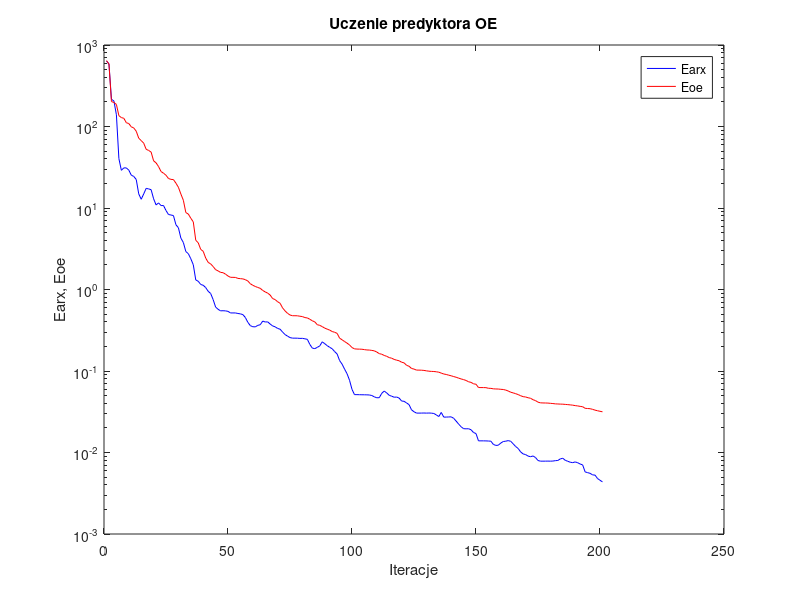
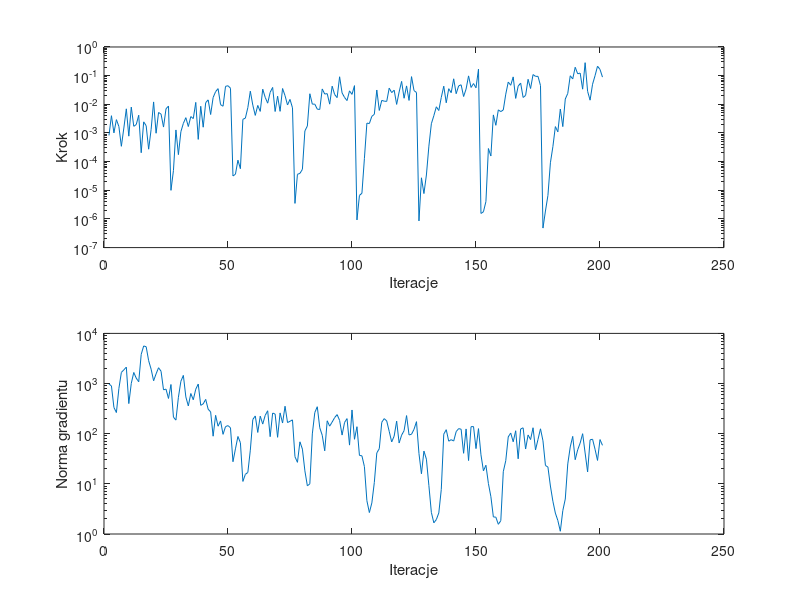

Write MATLAB code to recreate these figures, in order.
%uczenie predyktora oe
clear all;
n=0; farx(n+1)=6.364610e+002; foe(n+1)=6.430661e+002; wspucz(n+1)=0.000000e+000; ng(n+1)=0.000000e+000;
%odnowa zmiennej metryki
n=1; farx(n+1)=5.849449e+002; foe(n+1)=5.852456e+002; krok(n+1)=8.216032e-004; ng(n+1)=9.808218e+002;
n=2; farx(n+1)=2.161027e+002; foe(n+1)=2.024214e+002; krok(n+1)=4.001696e-003; ng(n+1)=8.946485e+002;
n=3; farx(n+1)=2.054505e+002; foe(n+1)=1.971544e+002; krok(n+1)=1.006709e-003; ng(n+1)=3.333259e+002;
n=4; farx(n+1)=1.393802e+002; foe(n+1)=1.865168e+002; krok(n+1)=2.914669e-003; ng(n+1)=2.642298e+002;
n=5; farx(n+1)=4.040266e+001; foe(n+1)=1.357484e+002; krok(n+1)=1.682049e-003; ng(n+1)=7.969170e+002;
n=6; farx(n+1)=2.900360e+001; foe(n+1)=1.287145e+002; krok(n+1)=3.423805e-004; ng(n+1)=1.666575e+003;
n=7; farx(n+1)=3.105877e+001; foe(n+1)=1.259767e+002; krok(n+1)=1.486486e-003; ng(n+1)=1.873962e+003;
n=8; farx(n+1)=3.103987e+001; foe(n+1)=1.113260e+002; krok(n+1)=6.947618e-003; ng(n+1)=2.126122e+003;
n=9; farx(n+1)=2.915632e+001; foe(n+1)=1.086944e+002; krok(n+1)=7.740461e-004; ng(n+1)=3.985887e+002;
n=10; farx(n+1)=2.527367e+001; foe(n+1)=9.914259e+001; krok(n+1)=7.981571e-003; ng(n+1)=1.007793e+003;
n=11; farx(n+1)=2.440251e+001; foe(n+1)=9.596292e+001; krok(n+1)=1.709568e-003; ng(n+1)=1.663643e+003;
n=12; farx(n+1)=2.237359e+001; foe(n+1)=8.749811e+001; krok(n+1)=1.960186e-003; ng(n+1)=1.280839e+003;
n=13; farx(n+1)=1.491661e+001; foe(n+1)=7.194516e+001; krok(n+1)=4.162174e-003; ng(n+1)=1.085545e+003;
n=14; farx(n+1)=1.280050e+001; foe(n+1)=6.716548e+001; krok(n+1)=2.044712e-004; ng(n+1)=3.814361e+003;
n=15; farx(n+1)=1.486652e+001; foe(n+1)=6.252769e+001; krok(n+1)=2.439824e-003; ng(n+1)=5.618370e+003;
n=16; farx(n+1)=1.741814e+001; foe(n+1)=5.251592e+001; krok(n+1)=1.790661e-003; ng(n+1)=5.420173e+003;
n=17; farx(n+1)=1.715229e+001; foe(n+1)=5.084932e+001; krok(n+1)=2.713300e-004; ng(n+1)=2.857975e+003;
n=18; farx(n+1)=1.677098e+001; foe(n+1)=4.854592e+001; krok(n+1)=1.339301e-003; ng(n+1)=1.932306e+003;
n=19; farx(n+1)=1.297110e+001; foe(n+1)=3.791133e+001; krok(n+1)=1.210728e-002; ng(n+1)=1.136212e+003;
n=20; farx(n+1)=1.090329e+001; foe(n+1)=3.580390e+001; krok(n+1)=9.781284e-004; ng(n+1)=1.561041e+003;
n=21; farx(n+1)=1.155291e+001; foe(n+1)=3.221141e+001; krok(n+1)=5.186798e-003; ng(n+1)=2.067107e+003;
n=22; farx(n+1)=1.071303e+001; foe(n+1)=2.800662e+001; krok(n+1)=4.550450e-003; ng(n+1)=1.761756e+003;
n=23; farx(n+1)=1.072249e+001; foe(n+1)=2.673226e+001; krok(n+1)=1.607136e-003; ng(n+1)=7.496250e+002;
n=24; farx(n+1)=9.313465e+000; foe(n+1)=2.522286e+001; krok(n+1)=6.970444e-003; ng(n+1)=7.741314e+002;
n=25; farx(n+1)=8.322077e+000; foe(n+1)=2.300600e+001; krok(n+1)=8.669283e-003; ng(n+1)=5.044035e+002;
%odnowa zmiennej metryki
n=26; farx(n+1)=8.203910e+000; foe(n+1)=2.245589e+001; krok(n+1)=9.952471e-006; ng(n+1)=9.573861e+002;
n=27; farx(n+1)=8.075982e+000; foe(n+1)=2.232399e+001; krok(n+1)=4.888219e-005; ng(n+1)=2.139238e+002;
n=28; farx(n+1)=6.231973e+000; foe(n+1)=2.016595e+001; krok(n+1)=1.274309e-003; ng(n+1)=1.867432e+002;
n=29; farx(n+1)=5.724789e+000; foe(n+1)=1.796587e+001; krok(n+1)=1.752601e-004; ng(n+1)=5.327180e+002;
n=30; farx(n+1)=4.267717e+000; foe(n+1)=1.483039e+001; krok(n+1)=1.110010e-003; ng(n+1)=1.110041e+003;
n=31; farx(n+1)=3.771320e+000; foe(n+1)=1.244118e+001; krok(n+1)=2.162140e-003; ng(n+1)=1.454339e+003;
n=32; farx(n+1)=2.918867e+000; foe(n+1)=8.782901e+000; krok(n+1)=3.416071e-003; ng(n+1)=5.412585e+002;
n=33; farx(n+1)=2.752187e+000; foe(n+1)=8.431489e+000; krok(n+1)=1.675019e-003; ng(n+1)=3.580374e+002;
n=34; farx(n+1)=2.384720e+000; foe(n+1)=7.490112e+000; krok(n+1)=3.722051e-003; ng(n+1)=6.328866e+002;
n=35; farx(n+1)=2.013453e+000; foe(n+1)=6.755930e+000; krok(n+1)=3.176507e-003; ng(n+1)=4.751670e+002;
n=36; farx(n+1)=1.309671e+000; foe(n+1)=4.018744e+000; krok(n+1)=1.165911e-002; ng(n+1)=7.717298e+002;
n=37; farx(n+1)=1.262073e+000; foe(n+1)=3.736959e+000; krok(n+1)=5.970040e-004; ng(n+1)=9.775504e+002;
n=38; farx(n+1)=1.152312e+000; foe(n+1)=3.106199e+000; krok(n+1)=8.533243e-003; ng(n+1)=3.678776e+002;
n=39; farx(n+1)=1.126880e+000; foe(n+1)=2.944118e+000; krok(n+1)=1.588254e-003; ng(n+1)=3.932114e+002;
n=40; farx(n+1)=1.056512e+000; foe(n+1)=2.434687e+000; krok(n+1)=1.142218e-002; ng(n+1)=4.838688e+002;
n=41; farx(n+1)=9.509931e-001; foe(n+1)=2.151342e+000; krok(n+1)=1.427439e-002; ng(n+1)=3.076266e+002;
n=42; farx(n+1)=8.942219e-001; foe(n+1)=2.062940e+000; krok(n+1)=4.403244e-003; ng(n+1)=2.721204e+002;
n=43; farx(n+1)=7.529530e-001; foe(n+1)=1.914917e+000; krok(n+1)=1.725161e-002; ng(n+1)=8.916390e+001;
n=44; farx(n+1)=6.092124e-001; foe(n+1)=1.751918e+000; krok(n+1)=2.762153e-002; ng(n+1)=2.324021e+002;
n=45; farx(n+1)=5.715928e-001; foe(n+1)=1.691763e+000; krok(n+1)=3.519888e-002; ng(n+1)=1.409598e+002;
n=46; farx(n+1)=5.473292e-001; foe(n+1)=1.621535e+000; krok(n+1)=9.725768e-003; ng(n+1)=1.796125e+002;
n=47; farx(n+1)=5.490989e-001; foe(n+1)=1.608097e+000; krok(n+1)=8.558166e-003; ng(n+1)=9.711591e+001;
n=48; farx(n+1)=5.465692e-001; foe(n+1)=1.543166e+000; krok(n+1)=4.226396e-002; ng(n+1)=1.385221e+002;
n=49; farx(n+1)=5.393918e-001; foe(n+1)=1.463684e+000; krok(n+1)=4.446078e-002; ng(n+1)=1.449181e+002;
n=50; farx(n+1)=5.158136e-001; foe(n+1)=1.410919e+000; krok(n+1)=3.631321e-002; ng(n+1)=1.313560e+002;
%odnowa zmiennej metryki
n=51; farx(n+1)=5.158008e-001; foe(n+1)=1.410127e+000; krok(n+1)=3.153604e-005; ng(n+1)=2.762184e+001;
n=52; farx(n+1)=5.156952e-001; foe(n+1)=1.406401e+000; krok(n+1)=3.632731e-005; ng(n+1)=4.986061e+001;
n=53; farx(n+1)=5.078082e-001; foe(n+1)=1.368791e+000; krok(n+1)=1.123699e-004; ng(n+1)=8.799968e+001;
n=54; farx(n+1)=5.024419e-001; foe(n+1)=1.358839e+000; krok(n+1)=5.665485e-005; ng(n+1)=6.614920e+001;
n=55; farx(n+1)=4.919218e-001; foe(n+1)=1.349444e+000; krok(n+1)=2.999882e-003; ng(n+1)=1.117943e+001;
n=56; farx(n+1)=4.533893e-001; foe(n+1)=1.320177e+000; krok(n+1)=3.288256e-003; ng(n+1)=1.548345e+001;
n=57; farx(n+1)=3.954394e-001; foe(n+1)=1.270998e+000; krok(n+1)=7.697697e-003; ng(n+1)=1.688892e+001;
n=58; farx(n+1)=3.603385e-001; foe(n+1)=1.177096e+000; krok(n+1)=2.867438e-002; ng(n+1)=4.696531e+001;
n=59; farx(n+1)=3.494244e-001; foe(n+1)=1.126523e+000; krok(n+1)=9.377894e-003; ng(n+1)=1.918532e+002;
n=60; farx(n+1)=3.479990e-001; foe(n+1)=1.089982e+000; krok(n+1)=4.101231e-003; ng(n+1)=2.260529e+002;
n=61; farx(n+1)=3.628869e-001; foe(n+1)=1.059323e+000; krok(n+1)=9.128410e-003; ng(n+1)=1.059132e+002;
n=62; farx(n+1)=3.696168e-001; foe(n+1)=1.034256e+000; krok(n+1)=5.655154e-003; ng(n+1)=2.236900e+002;
n=63; farx(n+1)=4.098037e-001; foe(n+1)=9.734479e-001; krok(n+1)=3.369650e-002; ng(n+1)=1.555007e+002;
n=64; farx(n+1)=3.994383e-001; foe(n+1)=9.346202e-001; krok(n+1)=1.748904e-002; ng(n+1)=2.324007e+002;
n=65; farx(n+1)=4.007996e-001; foe(n+1)=9.027822e-001; krok(n+1)=1.095618e-002; ng(n+1)=2.865724e+002;
n=66; farx(n+1)=3.769061e-001; foe(n+1)=8.541882e-001; krok(n+1)=2.617232e-002; ng(n+1)=8.721997e+001;
n=67; farx(n+1)=3.572742e-001; foe(n+1)=7.740422e-001; krok(n+1)=3.879553e-002; ng(n+1)=2.580382e+002;
n=68; farx(n+1)=3.485659e-001; foe(n+1)=7.522552e-001; krok(n+1)=5.608324e-003; ng(n+1)=2.463842e+002;
n=69; farx(n+1)=3.330143e-001; foe(n+1)=7.081863e-001; krok(n+1)=1.918067e-002; ng(n+1)=8.472999e+001;
n=70; farx(n+1)=3.257243e-001; foe(n+1)=6.779395e-001; krok(n+1)=5.680993e-003; ng(n+1)=2.597284e+002;
n=71; farx(n+1)=3.008591e-001; foe(n+1)=5.951872e-001; krok(n+1)=3.557944e-002; ng(n+1)=1.632205e+002;
n=72; farx(n+1)=2.799143e-001; foe(n+1)=5.467908e-001; krok(n+1)=2.001452e-002; ng(n+1)=3.527696e+002;
n=73; farx(n+1)=2.680923e-001; foe(n+1)=5.103873e-001; krok(n+1)=9.458902e-003; ng(n+1)=1.666743e+002;
n=74; farx(n+1)=2.570119e-001; foe(n+1)=4.865967e-001; krok(n+1)=1.482896e-002; ng(n+1)=1.768107e+002;
n=75; farx(n+1)=2.530707e-001; foe(n+1)=4.768312e-001; krok(n+1)=7.530795e-003; ng(n+1)=1.886293e+002;
%odnowa zmiennej metryki
n=76; farx(n+1)=2.530395e-001; foe(n+1)=4.766763e-001; krok(n+1)=3.485881e-006; ng(n+1)=3.479596e+001;
n=77; farx(n+1)=2.526558e-001; foe(n+1)=4.758220e-001; krok(n+1)=3.612529e-005; ng(n+1)=2.686652e+001;
n=78; farx(n+1)=2.511780e-001; foe(n+1)=4.697601e-001; krok(n+1)=3.882721e-005; ng(n+1)=6.887378e+001;
n=79; farx(n+1)=2.516447e-001; foe(n+1)=4.655833e-001; krok(n+1)=5.378705e-005; ng(n+1)=4.933911e+001;
n=80; farx(n+1)=2.482210e-001; foe(n+1)=4.523262e-001; krok(n+1)=1.178557e-003; ng(n+1)=1.817613e+001;
n=81; farx(n+1)=2.447765e-001; foe(n+1)=4.478092e-001; krok(n+1)=1.750227e-003; ng(n+1)=9.135901e+000;
n=82; farx(n+1)=2.118296e-001; foe(n+1)=4.312825e-001; krok(n+1)=2.334578e-002; ng(n+1)=1.000994e+001;
n=83; farx(n+1)=1.908840e-001; foe(n+1)=4.130718e-001; krok(n+1)=1.012568e-002; ng(n+1)=9.910684e+001;
n=84; farx(n+1)=1.880911e-001; foe(n+1)=4.004040e-001; krok(n+1)=1.012183e-002; ng(n+1)=2.646781e+002;
n=85; farx(n+1)=1.950123e-001; foe(n+1)=3.699726e-001; krok(n+1)=6.757425e-003; ng(n+1)=3.449233e+002;
n=86; farx(n+1)=2.033266e-001; foe(n+1)=3.630613e-001; krok(n+1)=6.606617e-003; ng(n+1)=1.312795e+002;
n=87; farx(n+1)=2.281110e-001; foe(n+1)=3.504742e-001; krok(n+1)=3.432277e-002; ng(n+1)=9.309023e+001;
n=88; farx(n+1)=2.164426e-001; foe(n+1)=3.357272e-001; krok(n+1)=2.280046e-002; ng(n+1)=4.557951e+001;
n=89; farx(n+1)=2.046354e-001; foe(n+1)=3.265285e-001; krok(n+1)=2.357847e-002; ng(n+1)=1.808760e+002;
n=90; farx(n+1)=1.953272e-001; foe(n+1)=3.175317e-001; krok(n+1)=1.012568e-002; ng(n+1)=1.414361e+002;
n=91; farx(n+1)=1.874581e-001; foe(n+1)=3.051308e-001; krok(n+1)=4.285764e-002; ng(n+1)=1.708714e+002;
n=92; farx(n+1)=1.731695e-001; foe(n+1)=2.987109e-001; krok(n+1)=2.191235e-002; ng(n+1)=2.091425e+002;
n=93; farx(n+1)=1.617926e-001; foe(n+1)=2.897422e-001; krok(n+1)=1.713076e-002; ng(n+1)=2.402611e+002;
n=94; farx(n+1)=1.343008e-001; foe(n+1)=2.528984e-001; krok(n+1)=9.137743e-002; ng(n+1)=1.842275e+002;
n=95; farx(n+1)=1.213944e-001; foe(n+1)=2.415317e-001; krok(n+1)=2.497713e-002; ng(n+1)=9.386253e+001;
n=96; farx(n+1)=1.055399e-001; foe(n+1)=2.300381e-001; krok(n+1)=1.729712e-002; ng(n+1)=1.677352e+002;
n=97; farx(n+1)=9.263912e-002; foe(n+1)=2.197946e-001; krok(n+1)=1.349272e-002; ng(n+1)=1.998726e+002;
n=98; farx(n+1)=7.705819e-002; foe(n+1)=2.088155e-001; krok(n+1)=2.946581e-002; ng(n+1)=5.922593e+001;
n=99; farx(n+1)=5.953716e-002; foe(n+1)=1.940322e-001; krok(n+1)=2.219272e-002; ng(n+1)=2.972974e+002;
n=100; farx(n+1)=5.130653e-002; foe(n+1)=1.869817e-001; krok(n+1)=4.486711e-002; ng(n+1)=7.743448e+001;
%odnowa zmiennej metryki
n=101; farx(n+1)=5.128187e-002; foe(n+1)=1.858099e-001; krok(n+1)=9.226703e-007; ng(n+1)=1.378372e+002;
n=102; farx(n+1)=5.119679e-002; foe(n+1)=1.854656e-001; krok(n+1)=6.620244e-006; ng(n+1)=3.690154e+001;
n=103; farx(n+1)=5.109452e-002; foe(n+1)=1.849842e-001; krok(n+1)=7.864914e-006; ng(n+1)=3.621607e+001;
n=104; farx(n+1)=5.106440e-002; foe(n+1)=1.829985e-001; krok(n+1)=1.287051e-004; ng(n+1)=2.210676e+001;
n=105; farx(n+1)=5.096888e-002; foe(n+1)=1.811974e-001; krok(n+1)=2.201622e-003; ng(n+1)=4.619458e+000;
n=106; farx(n+1)=5.079536e-002; foe(n+1)=1.807656e-001; krok(n+1)=2.129131e-003; ng(n+1)=2.677646e+000;
n=107; farx(n+1)=5.002238e-002; foe(n+1)=1.789252e-001; krok(n+1)=3.816075e-003; ng(n+1)=4.166458e+000;
n=108; farx(n+1)=4.817250e-002; foe(n+1)=1.766993e-001; krok(n+1)=4.464102e-003; ng(n+1)=1.066000e+001;
n=109; farx(n+1)=4.696055e-002; foe(n+1)=1.707822e-001; krok(n+1)=3.153338e-002; ng(n+1)=4.137802e+001;
n=110; farx(n+1)=4.704655e-002; foe(n+1)=1.633343e-001; krok(n+1)=6.099924e-003; ng(n+1)=5.029972e+001;
n=111; farx(n+1)=5.329803e-002; foe(n+1)=1.605808e-001; krok(n+1)=1.370811e-002; ng(n+1)=1.688746e+002;
n=112; farx(n+1)=5.674042e-002; foe(n+1)=1.552121e-001; krok(n+1)=1.285523e-002; ng(n+1)=1.998175e+002;
n=113; farx(n+1)=5.379482e-002; foe(n+1)=1.513859e-001; krok(n+1)=1.263902e-002; ng(n+1)=1.794760e+002;
n=114; farx(n+1)=5.031666e-002; foe(n+1)=1.461012e-001; krok(n+1)=3.663180e-002; ng(n+1)=1.113981e+002;
n=115; farx(n+1)=4.907091e-002; foe(n+1)=1.435488e-001; krok(n+1)=2.560682e-002; ng(n+1)=6.853676e+001;
n=116; farx(n+1)=4.769001e-002; foe(n+1)=1.387796e-001; krok(n+1)=3.112854e-002; ng(n+1)=8.956864e+001;
n=117; farx(n+1)=4.790689e-002; foe(n+1)=1.357814e-001; krok(n+1)=9.913504e-003; ng(n+1)=1.781787e+002;
n=118; farx(n+1)=4.654822e-002; foe(n+1)=1.335462e-001; krok(n+1)=2.690904e-002; ng(n+1)=6.525566e+001;
n=119; farx(n+1)=4.284306e-002; foe(n+1)=1.281687e-001; krok(n+1)=6.299996e-002; ng(n+1)=9.333633e+001;
n=120; farx(n+1)=4.247556e-002; foe(n+1)=1.258834e-001; krok(n+1)=1.626130e-002; ng(n+1)=1.151764e+002;
n=121; farx(n+1)=4.053820e-002; foe(n+1)=1.174569e-001; krok(n+1)=4.382471e-002; ng(n+1)=2.296874e+002;
n=122; farx(n+1)=3.868400e-002; foe(n+1)=1.143587e-001; krok(n+1)=1.363820e-002; ng(n+1)=9.444182e+001;
n=123; farx(n+1)=3.338315e-002; foe(n+1)=1.074182e-001; krok(n+1)=9.233170e-002; ng(n+1)=9.741035e+001;
n=124; farx(n+1)=3.163727e-002; foe(n+1)=1.056072e-001; krok(n+1)=3.012318e-002; ng(n+1)=1.221612e+002;
n=125; farx(n+1)=3.044282e-002; foe(n+1)=1.026138e-001; krok(n+1)=2.580064e-002; ng(n+1)=1.738727e+002;
%odnowa zmiennej metryki
n=126; farx(n+1)=3.044216e-002; foe(n+1)=1.025454e-001; krok(n+1)=8.523972e-007; ng(n+1)=4.019861e+001;
n=127; farx(n+1)=3.045529e-002; foe(n+1)=1.023041e-001; krok(n+1)=2.726938e-005; ng(n+1)=1.586521e+001;
n=128; farx(n+1)=3.052939e-002; foe(n+1)=1.016775e-001; krok(n+1)=7.676118e-006; ng(n+1)=4.502676e+001;
n=129; farx(n+1)=3.042318e-002; foe(n+1)=1.005084e-001; krok(n+1)=3.415827e-005; ng(n+1)=3.108640e+001;
n=130; farx(n+1)=3.052107e-002; foe(n+1)=9.944992e-002; krok(n+1)=3.467612e-004; ng(n+1)=9.241982e+000;
n=131; farx(n+1)=3.040657e-002; foe(n+1)=9.891811e-002; krok(n+1)=2.100547e-003; ng(n+1)=2.696332e+000;
n=132; farx(n+1)=3.011344e-002; foe(n+1)=9.861659e-002; krok(n+1)=4.004785e-003; ng(n+1)=1.670887e+000;
n=133; farx(n+1)=2.894041e-002; foe(n+1)=9.783997e-002; krok(n+1)=8.193332e-003; ng(n+1)=1.937696e+000;
n=134; farx(n+1)=2.761854e-002; foe(n+1)=9.669390e-002; krok(n+1)=6.071802e-003; ng(n+1)=2.632429e+000;
n=135; farx(n+1)=3.101428e-002; foe(n+1)=9.420967e-002; krok(n+1)=1.740861e-002; ng(n+1)=7.743011e+000;
n=136; farx(n+1)=2.717876e-002; foe(n+1)=9.187532e-002; krok(n+1)=4.285764e-002; ng(n+1)=9.788778e+001;
n=137; farx(n+1)=2.720431e-002; foe(n+1)=9.068724e-002; krok(n+1)=1.131000e-002; ng(n+1)=1.202213e+002;
n=138; farx(n+1)=2.729372e-002; foe(n+1)=8.883065e-002; krok(n+1)=3.500452e-002; ng(n+1)=7.092875e+001;
n=139; farx(n+1)=2.738286e-002; foe(n+1)=8.738081e-002; krok(n+1)=2.541206e-002; ng(n+1)=7.605808e+001;
n=140; farx(n+1)=2.628046e-002; foe(n+1)=8.544122e-002; krok(n+1)=7.759105e-002; ng(n+1)=7.133610e+001;
n=141; farx(n+1)=2.427744e-002; foe(n+1)=8.380282e-002; krok(n+1)=2.343419e-002; ng(n+1)=1.099020e+002;
n=142; farx(n+1)=2.230421e-002; foe(n+1)=8.172133e-002; krok(n+1)=4.382471e-002; ng(n+1)=1.263159e+002;
n=143; farx(n+1)=2.068591e-002; foe(n+1)=7.992357e-002; krok(n+1)=4.799811e-002; ng(n+1)=1.228189e+002;
n=144; farx(n+1)=1.960211e-002; foe(n+1)=7.839095e-002; krok(n+1)=1.869617e-002; ng(n+1)=4.068181e+001;
n=145; farx(n+1)=1.952328e-002; foe(n+1)=7.655285e-002; krok(n+1)=3.407387e-002; ng(n+1)=1.244469e+002;
n=146; farx(n+1)=1.957691e-002; foe(n+1)=7.376467e-002; krok(n+1)=9.809225e-002; ng(n+1)=2.916500e+001;
n=147; farx(n+1)=1.900981e-002; foe(n+1)=7.253463e-002; krok(n+1)=3.873453e-002; ng(n+1)=1.379347e+002;
n=148; farx(n+1)=1.759760e-002; foe(n+1)=6.962911e-002; krok(n+1)=5.286105e-002; ng(n+1)=1.387523e+002;
n=149; farx(n+1)=1.707502e-002; foe(n+1)=6.878345e-002; krok(n+1)=3.763810e-002; ng(n+1)=5.043923e+001;
n=150; farx(n+1)=1.390011e-002; foe(n+1)=6.270626e-002; krok(n+1)=1.686145e-001; ng(n+1)=1.262810e+002;
%odnowa zmiennej metryki
n=151; farx(n+1)=1.390082e-002; foe(n+1)=6.261594e-002; krok(n+1)=1.552737e-006; ng(n+1)=3.791662e+001;
n=152; farx(n+1)=1.389794e-002; foe(n+1)=6.259306e-002; krok(n+1)=1.780514e-006; ng(n+1)=1.818511e+001;
n=153; farx(n+1)=1.387838e-002; foe(n+1)=6.249113e-002; krok(n+1)=4.053211e-006; ng(n+1)=2.348324e+001;
n=154; farx(n+1)=1.383146e-002; foe(n+1)=6.138280e-002; krok(n+1)=2.866652e-004; ng(n+1)=1.017597e+001;
n=155; farx(n+1)=1.376260e-002; foe(n+1)=6.123385e-002; krok(n+1)=1.569397e-004; ng(n+1)=5.547697e+000;
n=156; farx(n+1)=1.256982e-002; foe(n+1)=6.042925e-002; krok(n+1)=4.264608e-003; ng(n+1)=2.191818e+000;
n=157; farx(n+1)=1.221570e-002; foe(n+1)=6.019810e-002; krok(n+1)=1.849821e-003; ng(n+1)=2.165088e+000;
n=158; farx(n+1)=1.229070e-002; foe(n+1)=6.008238e-002; krok(n+1)=6.399091e-003; ng(n+1)=1.561231e+000;
n=159; farx(n+1)=1.306740e-002; foe(n+1)=5.959853e-002; krok(n+1)=5.557598e-003; ng(n+1)=1.840391e+000;
n=160; farx(n+1)=1.363894e-002; foe(n+1)=5.931740e-002; krok(n+1)=6.353015e-003; ng(n+1)=1.747268e+001;
n=161; farx(n+1)=1.376670e-002; foe(n+1)=5.829143e-002; krok(n+1)=2.258989e-002; ng(n+1)=2.898910e+001;
n=162; farx(n+1)=1.400201e-002; foe(n+1)=5.685020e-002; krok(n+1)=5.954236e-002; ng(n+1)=8.640080e+001;
n=163; farx(n+1)=1.371704e-002; foe(n+1)=5.488227e-002; krok(n+1)=4.616585e-002; ng(n+1)=1.031170e+002;
n=164; farx(n+1)=1.276868e-002; foe(n+1)=5.388745e-002; krok(n+1)=9.048247e-002; ng(n+1)=6.900163e+001;
n=165; farx(n+1)=1.183589e-002; foe(n+1)=5.268327e-002; krok(n+1)=1.605804e-002; ng(n+1)=1.145162e+002;
n=166; farx(n+1)=1.120667e-002; foe(n+1)=5.137677e-002; krok(n+1)=4.305393e-002; ng(n+1)=3.159874e+001;
n=167; farx(n+1)=1.016581e-002; foe(n+1)=4.974630e-002; krok(n+1)=5.482403e-002; ng(n+1)=1.242135e+002;
n=168; farx(n+1)=9.611107e-003; foe(n+1)=4.842205e-002; krok(n+1)=1.729712e-002; ng(n+1)=1.310260e+002;
n=169; farx(n+1)=9.429790e-003; foe(n+1)=4.801217e-002; krok(n+1)=2.043074e-002; ng(n+1)=4.948863e+001;
n=170; farx(n+1)=9.040843e-003; foe(n+1)=4.698212e-002; krok(n+1)=7.461084e-002; ng(n+1)=9.433335e+001;
n=171; farx(n+1)=8.876166e-003; foe(n+1)=4.628075e-002; krok(n+1)=3.557944e-002; ng(n+1)=7.644187e+001;
n=172; farx(n+1)=9.071615e-003; foe(n+1)=4.443190e-002; krok(n+1)=1.090928e-001; ng(n+1)=1.313864e+002;
n=173; farx(n+1)=8.666870e-003; foe(n+1)=4.332484e-002; krok(n+1)=9.431389e-002; ng(n+1)=4.747109e+001;
n=174; farx(n+1)=7.972059e-003; foe(n+1)=4.146867e-002; krok(n+1)=9.464413e-002; ng(n+1)=7.706075e+001;
n=175; farx(n+1)=7.829430e-003; foe(n+1)=4.068782e-002; krok(n+1)=4.517978e-002; ng(n+1)=1.251893e+002;
%odnowa zmiennej metryki
n=176; farx(n+1)=7.829869e-003; foe(n+1)=4.055121e-002; krok(n+1)=4.797346e-007; ng(n+1)=7.230544e+001;
n=177; farx(n+1)=7.833572e-003; foe(n+1)=4.050884e-002; krok(n+1)=1.889996e-006; ng(n+1)=2.326010e+001;
n=178; farx(n+1)=7.845507e-003; foe(n+1)=4.040207e-002; krok(n+1)=6.589629e-006; ng(n+1)=2.161455e+001;
n=179; farx(n+1)=7.827996e-003; foe(n+1)=4.011374e-002; krok(n+1)=9.119445e-005; ng(n+1)=9.051333e+000;
n=180; farx(n+1)=7.855143e-003; foe(n+1)=3.988067e-002; krok(n+1)=3.323859e-004; ng(n+1)=4.504616e+000;
n=181; farx(n+1)=7.942071e-003; foe(n+1)=3.952187e-002; krok(n+1)=1.667309e-003; ng(n+1)=2.609927e+000;
n=182; farx(n+1)=7.987403e-003; foe(n+1)=3.939448e-002; krok(n+1)=1.093065e-003; ng(n+1)=1.858273e+000;
n=183; farx(n+1)=8.345517e-003; foe(n+1)=3.924912e-002; krok(n+1)=6.838273e-003; ng(n+1)=1.134916e+000;
n=184; farx(n+1)=8.505881e-003; foe(n+1)=3.916572e-002; krok(n+1)=1.667309e-003; ng(n+1)=2.923410e+000;
n=185; farx(n+1)=8.013198e-003; foe(n+1)=3.890848e-002; krok(n+1)=1.526430e-002; ng(n+1)=4.989371e+000;
n=186; farx(n+1)=7.805424e-003; foe(n+1)=3.868601e-002; krok(n+1)=2.398987e-002; ng(n+1)=2.493584e+001;
n=187; farx(n+1)=7.599585e-003; foe(n+1)=3.840288e-002; krok(n+1)=9.909413e-002; ng(n+1)=5.447724e+001;
n=188; farx(n+1)=7.506294e-003; foe(n+1)=3.809415e-002; krok(n+1)=7.672268e-002; ng(n+1)=8.839322e+001;
n=189; farx(n+1)=7.663747e-003; foe(n+1)=3.760776e-002; krok(n+1)=1.961845e-001; ng(n+1)=3.030750e+001;
n=190; farx(n+1)=7.494937e-003; foe(n+1)=3.727950e-002; krok(n+1)=1.158784e-001; ng(n+1)=4.773684e+001;
n=191; farx(n+1)=7.224026e-003; foe(n+1)=3.681170e-002; krok(n+1)=1.228254e-001; ng(n+1)=6.515027e+001;
n=192; farx(n+1)=7.048832e-003; foe(n+1)=3.645788e-002; krok(n+1)=3.370660e-002; ng(n+1)=1.000384e+002;
n=193; farx(n+1)=5.783681e-003; foe(n+1)=3.485422e-002; krok(n+1)=2.833785e-001; ng(n+1)=4.127074e+001;
n=194; farx(n+1)=5.662163e-003; foe(n+1)=3.465224e-002; krok(n+1)=2.835564e-002; ng(n+1)=1.728492e+001;
n=195; farx(n+1)=5.552688e-003; foe(n+1)=3.448139e-002; krok(n+1)=1.394089e-002; ng(n+1)=7.538174e+001;
n=196; farx(n+1)=5.316449e-003; foe(n+1)=3.386095e-002; krok(n+1)=5.019954e-002; ng(n+1)=7.757360e+001;
n=197; farx(n+1)=5.277503e-003; foe(n+1)=3.309994e-002; krok(n+1)=9.957579e-002; ng(n+1)=4.889445e+001;
n=198; farx(n+1)=4.794852e-003; foe(n+1)=3.254336e-002; krok(n+1)=2.134155e-001; ng(n+1)=2.929454e+001;
n=199; farx(n+1)=4.564323e-003; foe(n+1)=3.203595e-002; krok(n+1)=1.652088e-001; ng(n+1)=7.638282e+001;
n=200; farx(n+1)=4.354872e-003; foe(n+1)=3.158846e-002; krok(n+1)=8.892157e-002; ng(n+1)=5.860807e+001;

figure; semilogy(farx,'b'); hold on; semilogy(foe,'r'); xlabel('Iteracje'); ylabel('Earx, Eoe'); legend('Earx','Eoe'); title('Uczenie predyktora OE');
figure; subplot(2,1,1); semilogy(krok); xlabel('Iteracje'); ylabel('Krok');
subplot(2,1,2); semilogy(ng); xlabel('Iteracje'); ylabel('Norma gradientu');
Earx=farx(n+1)
Eoe=foe(n+1)
